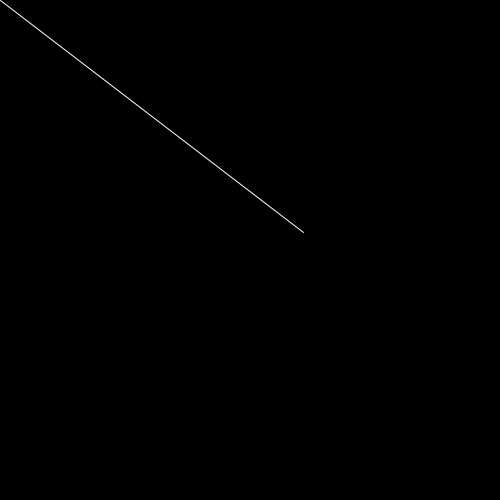
Frame 1 (no input)
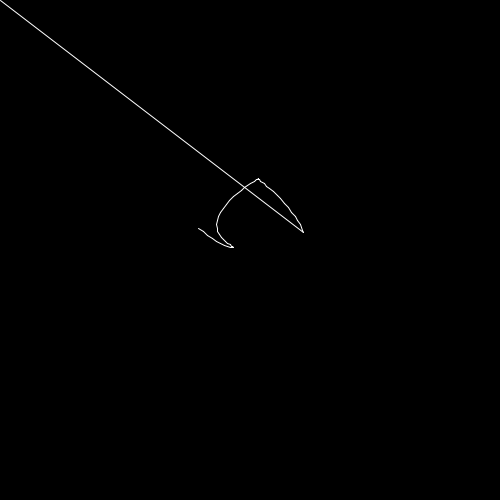
Frame 60 (the mouse pressed at the canvas centre just before this capture)
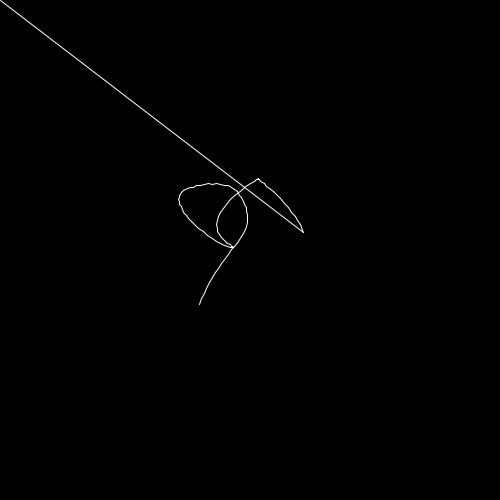
Frame 120 (the mouse held since frame 60 and released just before this capture)

The Processing sketch that drew these frames (run headless with seeded random() and noise(); from frame 60 on, the mouse is pressed at the canvas centre):

// Processing sketch: ex04_16
// ── ex04_16.pde
// noise() 함수를 사용하여 선을 랜덤하게 이어서 그리기

float x, y, tx = 0.0, ty = 0.5;

void setup() {
  size(500, 500);
  background(0);
}

void draw() {
  float px = x;
  float py = y;
  x = noise(tx) * width;
  y = noise(ty) * height;
  stroke(255);
  line(px, py, x, y);
  tx += 0.01;
  ty += 0.01;
}
